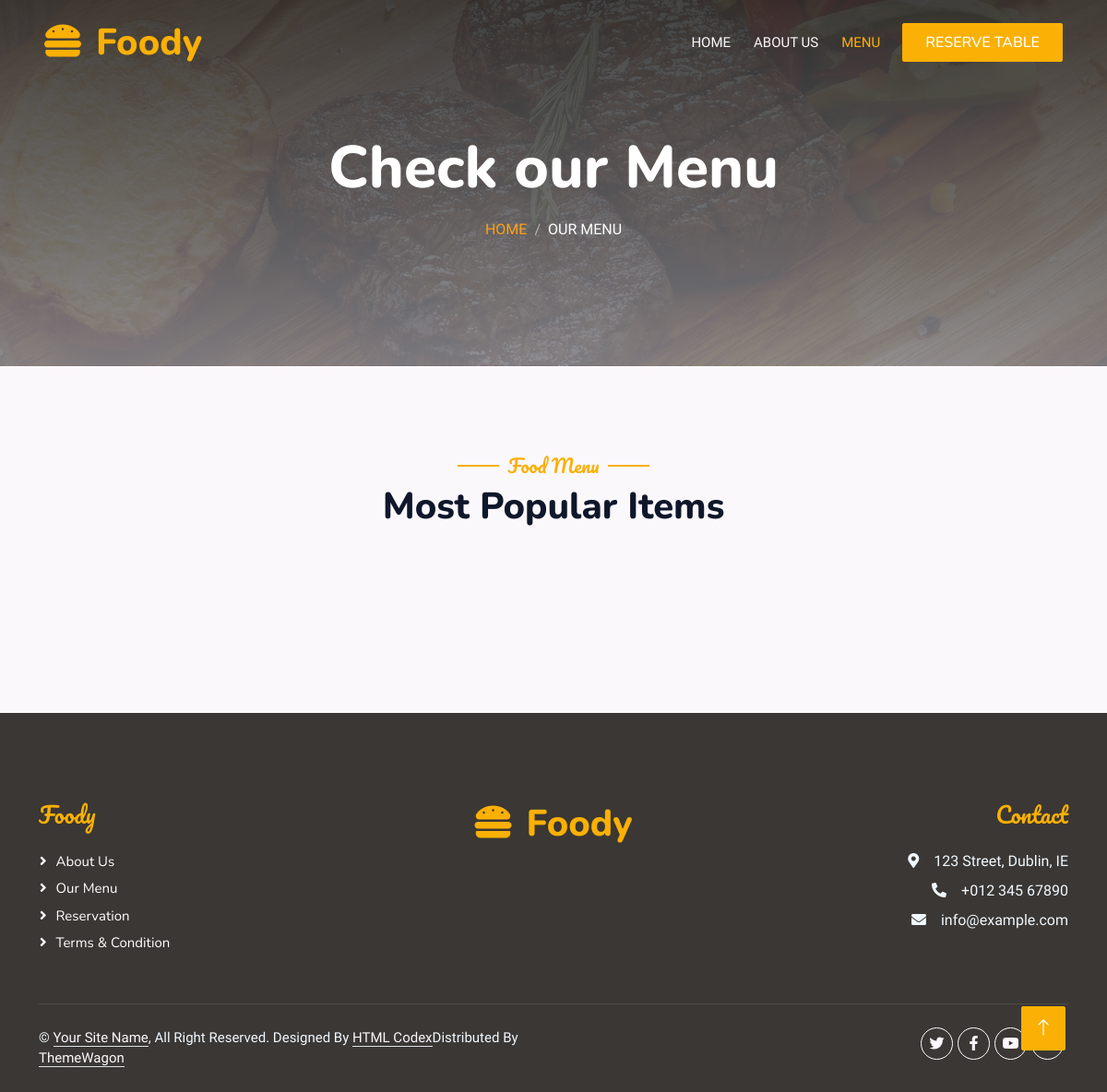
The page /menu.html on the database as committed earlier.
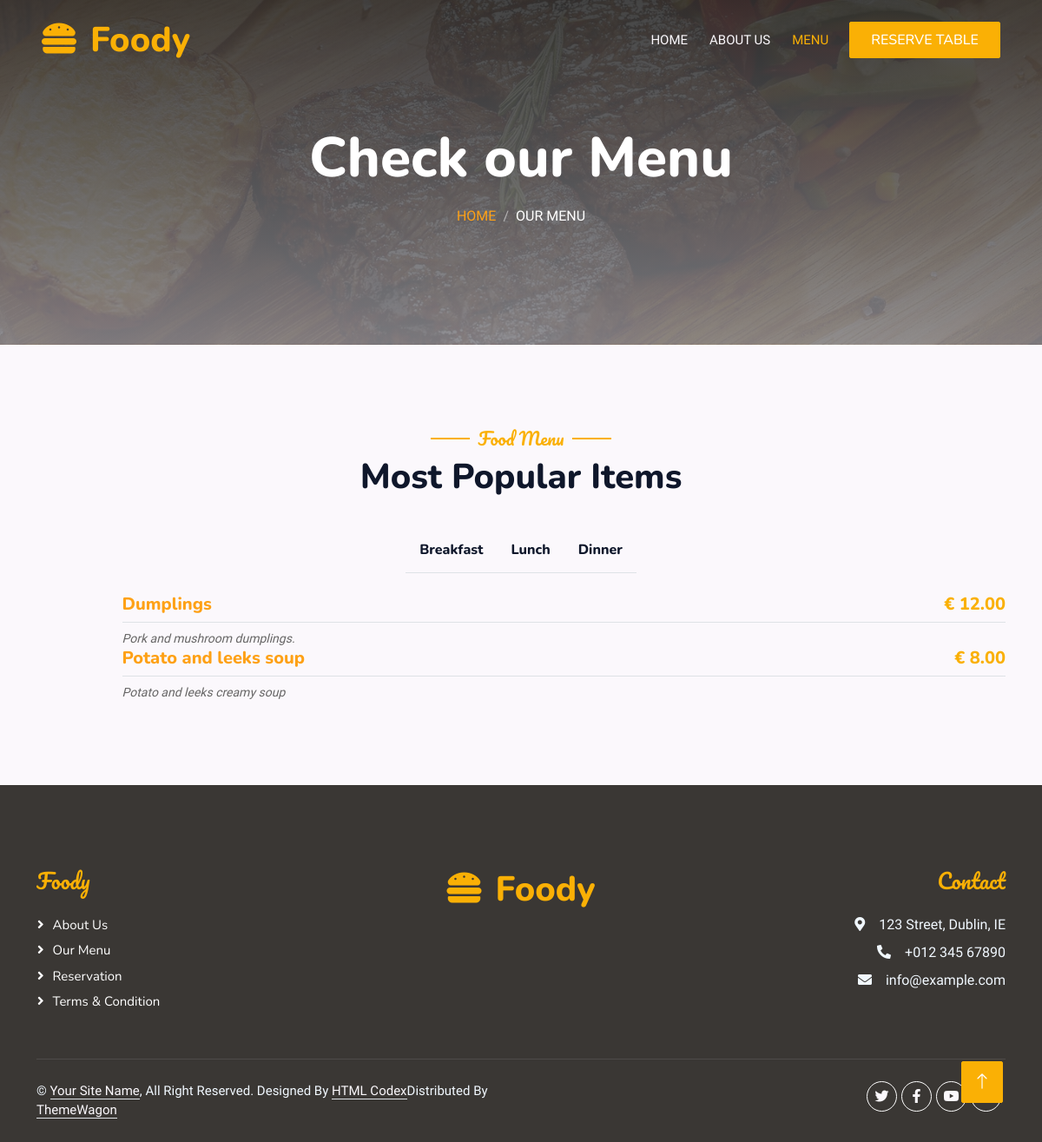
The same page on the database as committed later.
### booking/models.py (models this page shows, shortened)
class Category(models.Model):
    name = models.CharField(max_length=30)
    class Meta:
        verbose_name = 'category'
        verbose_name_plural = 'categories'
    def __str__(self):
        return self.name

class Meals(models.Model):
    name = models.CharField(max_length=50)
    description = models.TextField(max_length=500)
    category = models.ForeignKey(
        'Category', on_delete=models.SET_NULL, null=True)
    people = models.IntegerField()
    price = models.DecimalField(max_digits=5, decimal_places=2)
    preparation_time = models.IntegerField()
    image = models.ImageField(upload_to='booking/img/')
    slug = models.SlugField(blank=True, null=True)
    class Meta:
        verbose_name = 'Meal'
        verbose_name_plural = 'Meals'

### booking/views.py (the view)
# urls.py: path('menu.html', views.meal_list, name='meal_list'),
def meal_list(request):
    meal_list = Meals.objects.all()
    categories = Category.objects.all()
    context = {
        'meal_list' : meal_list ,
        'categories' : categories ,
        }
    return render(request, 'list.html', context)

### booking/templates/list.html (shortened to what this page needs)
{% extends 'base.html' %}
{% block content %}
<div class="py-5 bg-dark hero-header mb-5">
    <div class="container text-center my-5 pt-5 pb-4">
        <h1 class="display-3 text-white mb-3 animated slideInDown">Check our Menu</h1>
        <nav aria-label="breadcrumb">
            <ol class="breadcrumb justify-content-center text-uppercase">
                <li class="breadcrumb-item"><a href="{% url 'booking:home' %}">Home</a></li>
                <li class="breadcrumb-item text-white active" aria-current="page">Our Menu</li>
            </ol>
        </nav>
    </div>
</div>
<div class="container-xxl py-5">
    <div class="container">
        <div class="text-center wow fadeInUp" data-wow-delay="0.1s">
            <h5 class="section-title ff-secondary text-center text-h fw-normal">Food Menu</h5>
            <h1 class="mb-5">Most Popular Items</h1>
        </div>
        <div class="tab-class text-center wow fadeInUp" data-wow-delay="0.1s">
            <ul class="nav nav-pills d-inline-flex justify-content-center border-bottom mb-5">
                {% for category in categories %}
                <li class="nav-item">
                    <a class="d-flex align-items-center text-start mx-3 ms-0 pb-3" data-bs-toggle="pill"
                        id="{{category}}-tab" href="#{{category}}">
                        <div class="ps-3">
                            <h6 class="mt-n1 mb-0">{{category}}</h6>
                        </div>
                    </a>
                </li>
                {% endfor %}
            </ul>
            <div class="tab-content">
                {% for category in categories %}
                <div id="{{category}}" class="tab-pane fade show p-0 active">
                    <div class="row g-4">
                        {% for meal in meal_list %}
                            {% if meal.category == category %}
                            <div>
                                <div class="d-flex align-items-center">
                                    <div class="w-100 d-flex flex-column text-start ps-4">
                                        <h5 class="d-flex justify-content-between border-bottom pb-2">
                                                <span><a href="{% url 'booking:meal_detail' meal.slug %}">{{meal.name}}</a></span>
                                                <span class="text-h">€ {{meal.price}}</span>
                                        </h5>
                                        <small class="fst-italic">{{meal.description}}</small>
                                    </div>
                                </div>
                            </div>
                            {% endif %}
                        {% endfor %}
                    </div>
                </div>
                {% endfor %}
            </div>
        </div>
    </div>
</div>
{% endblock content %}

Rows that differ between the two databases and show on the page:
added Category: name "Breakfast", shown under "Most Popular Items"
added Category: name "Lunch"
added Category: name "Dinner"
now on this page (row edited): Meals: name "Dumplings", price "12.00", description "Pork and mushroom dumplings."
now on this page (row edited): Meals: name "Potato and leeks soup", price "8.00", description "Potato and leeks creamy soup"
